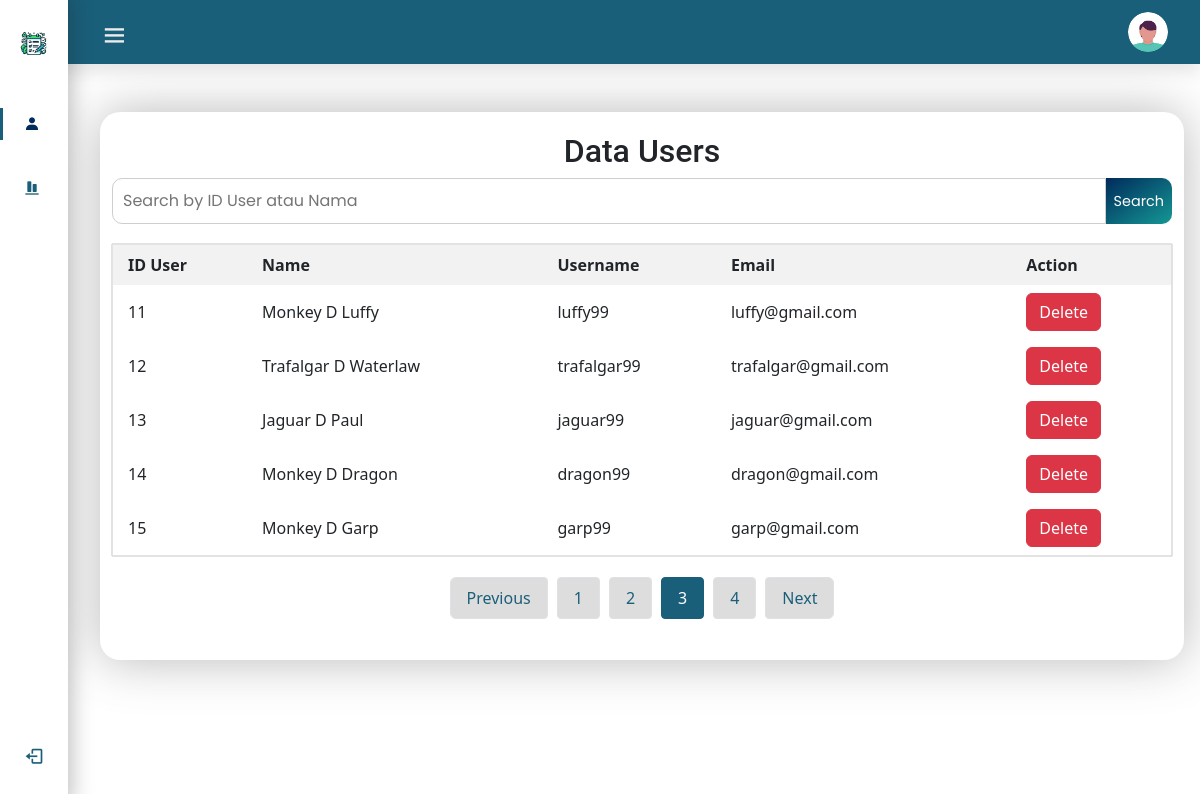
Screenshot of /admin/index-admin.php?page=3 (signed in) with the database file from the repository.
### tables this page shows
CREATE TABLE `users` (
  `id_user` int(11) NOT NULL,
  `name` varchar(70) NOT NULL,
  `username` varchar(50) NOT NULL,
  `email` varchar(50) NOT NULL,
  `password` varchar(255) NOT NULL
);

### admin/index-admin.php (the view, shortened to what this page needs)
<!DOCTYPE html>
<html lang="en">
<head>
    <link rel="stylesheet" href="https://cdn.jsdelivr.net/npm/bootstrap@5.0.0-beta1/dist/css/bootstrap.min.css">
    <link rel="stylesheet" href="https://cdn.jsdelivr.net/npm/bootstrap@5.0.0-beta1/dist/js/bootstrap.bundle.min.js">
    <link rel="stylesheet" href="https://cdnjs.cloudflare.com/ajax/libs/jquery/3.2.1/jquery.min.js">
    <link rel="stylesheet" href="https://cdn.jsdelivr.net/npm/boxicons@latest/css/boxicons.min.css">
    <link rel="stylesheet" href="https://cdnjs.cloudflare.com/ajax/libs/font-awesome/6.4.2/css/all.min.css">
    <link rel="stylesheet" href="../css/style-index-admin.css">
    <link href="https://cdn.jsdelivr.net/npm/bootstrap@5.3.2/dist/css/bootstrap.min.css" rel="stylesheet">
</head>
<body id="body-pd">
    <header class="header" id="header">
        <div class="header_toggle">
            <i class='bx bx-menu' id="header-toggle"></i>
        </div>
        <div class="header_img" id="profile-menu">
            <img src="../img/profile-picture.png" alt="">
        </div>
    </header>
    <div class="l-navbar" id="nav-bar">
        <nav class="nav">
            <div>
                <a href="#" class="nav_logo"><img src="../img/logo.png" alt=""></i> <span class="nav_logo-name">ADMIN ONLY!</span> </a>
                <div class="nav_list">
                    <a href="#" class="nav_link active"> <i class='bx bxs-user'></i><span class="nav_name">Data User</span> </a>
                    <a href="index-admin-log-user.php" class="nav_link"> <i class='bx bxs-objects-vertical-bottom'></i><span class="nav_name">Logs user</span> </a>
                </div>
            </div>
            <a href="../proses/logout-admin.php" class="nav_link"> <i class='bx bx-log-out nav_icon'></i> <span class="nav_name">SignOut</span> </a>
        </nav>
    </div>
    <div class="main-page">
        <div class="container">
            <h2>Data Users</h2>
            <form action="" method="post">
                <div class="search-bar">
                    <input type="text" class="search-input" placeholder="Search by ID User atau Nama" name="searchTerm">
                    <button class="search-btn" type="submit">Search</button>
                </div>
            </form>
            <table class="custom-table" style="box-shadow: 0px 0px 0.8px 0px #000000;">
                <thead>
                    <tr>
                        <th>ID User</th>
                        <th>Name</th>
                        <th>Username</th>
                        <th>Email</th>
                        <th>Action</th>
                    </tr>
                </thead>
                <tbody>
                    <?php
                    include "../proses/koneksi.php";
                    $limit = 5;
                    $page = isset($_GET['page']) ? $_GET['page'] : 1;
                    $start = ($page - 1) * $limit;
                    $whereClause = '';
                    $query = "SELECT id_user, name, username, email FROM users
                                $whereClause
                                LIMIT $start, $limit";
                    $result = $koneksi->query($query);
                    if ($result->num_rows > 0) {
                        while ($row = $result->fetch_assoc()) {
                            echo "<tr class='text-center'>";
                            echo "<td>" . $row["id_user"] . "</td>";
                            echo "<td>" . $row["name"] . "</td>";
                            echo "<td>" . $row["username"] . "</td>";
                            echo "<td>" . $row["email"] . "</td>";
                            echo '<td>
                <a href="#" class="btn btn-danger" data-bs-toggle="modal" data-bs-target="#deleteModal' . $row["id_user"] . '">Delete</a>
            </td>';
                            echo "</tr>";
                        }
                    } else {
                        echo "<tr><td colspan='7'>Data not found.</td></tr>";
                    }
                    ?>
                </tbody>
            </table>
            <?php
            include "../proses/koneksi.php";
            $queryTotal = "SELECT COUNT(id_user) as total FROM users";
            $resultTotal = $koneksi->query($queryTotal);
            $dataTotal = $resultTotal->fetch_assoc();
            $totalPages = ceil($dataTotal['total'] / $limit);
            $current_page = isset($_GET['page']) ? $_GET['page'] : 1;
            echo '<ul class="pagination justify-content-center">';
            if ($current_page > 1) {
                echo '<li class="page-item"><a class="page-link" href="?page=' . ($current_page - 1) . '">Previous</a></li>';
            }
            for ($i = 1; $i <= $totalPages; $i++) {
                echo '<li class="page-item ' . ($current_page == $i ? 'active' : '') . '"><a class="page-link" href="?page=' . $i . '">' . $i . '</a></li>';
            }
            if ($current_page < $totalPages) {
                echo '<li class="page-item"><a class="page-link" href="?page=' . ($current_page + 1) . '">Next</a></li>';
            }
            echo '</ul>';
            ?>
        </div>
    </div>
</body>
</html>

### css/style-index-admin.css (style rules this page uses)
:root { --header-height: 3rem; --nav-width: 68px; --first-color: #57C5B6; --first-color-light: #ececec; --second-color: #159895; --third-color: #1A5F7A; --fourth-color: #002B5B; --white-color: #F7F6FB; --white: #ffff; --body-font: 'Nunito', sans-serif; --normal-font-size: 1rem; --z-fixed: 100; --box-shadow: 0 .5rem 1rem rgba(0, 0, 0, .1); }
body { position: relative; margin: var(--header-height) 0 0 0; padding: 0 1rem; font-family: var(--body-font); font-size: var(--normal-font-size); transition: .5s }
a { text-decoration: none }
.header { width: 100%; height: var(--header-height); position: fixed; top: 0; left: 0; display: flex; align-items: center; justify-content: space-between; padding: 0 1rem; background-color: var(--third-color); z-index: var(--z-fixed); transition: .5s; box-shadow: var(--box-shadow); }
.header_toggle { color: var(--first-color-light); font-size: 1.8rem; cursor: pointer; padding-top: 10px; }
.header_img { width: 35px; height: 35px; display: flex; justify-content: center; border-radius: 50%; overflow: hidden; cursor: pointer; }
.header_img img { width: 40px }
.l-navbar { position: fixed; top: 0; left: -30%; width: var(--nav-width); height: 100vh; background-color: var(--white); padding: .5rem 1rem 0 0; transition: .5s; z-index: var(--z-fixed); box-shadow: 0px 0px 20px 4px rgba(27, 27, 27, 0.279); text-decoration: none; }
.nav { height: 100%; display: flex; flex-direction: column; justify-content: space-between; overflow: hidden }
.nav_link { display: grid; grid-template-columns: max-content max-content; align-items: center; column-gap: 1rem; padding: .5rem 0 .5rem 1.5rem; text-decoration: none; }
.nav_logo { margin-bottom: 2rem; display: grid; grid-template-columns: max-content max-content; align-items: center; column-gap: 1rem; padding: .5rem 0 .5rem 0.9rem; text-decoration: none; }
.nav_logo img { width: 40px; }
.nav_link { position: relative; color: var(--third-color); margin-bottom: 1.5rem; transition: .3s; }
.nav_icon { font-size: 1.25rem }
.active { color: var(--fourth-color); }
.active::before { content: ''; position: absolute; left: 0; width: 3px; height: 32px; background-color: var(--third-color); }
.main-page { margin-top: 7rem; }
.container { width: auto; background-color: #fff; padding: 20px; border-radius: 20px; box-shadow: 0px 0px 50px 0px rgba(84, 84, 84, 0.417); }
h2 { color: #333; font-family: 'roboto', sans-serif; text-align: center; font-weight: bold; }
.custom-table { width: 100%; border-collapse: collapse; margin-top: 20px; border: .1px solid #ddddddd0; }
.custom-table th, .custom-table td { padding: 8px; text-align: left; padding-left: 15px; }
.custom-table th { background-color: #f2f2f2; }
.search-bar { margin-bottom: 20px; justify-content: center; display: flex; }
.search-input { padding: 10px; width: 100%; border: 1px solid #cecece; border-top-left-radius: 10px; border-bottom-left-radius: 10px; font-family: 'poppins', sans-serif; transition: box-shadow 0.2s ease; }
.search-btn { padding: 8px; background-color: #4caf50; color: #fff; border: none; cursor: pointer; float: right; border-top-right-radius: 10px; border-bottom-right-radius: 10px; font-family: 'poppins',sans-serif; font-size: .9rem; background-image: linear-gradient(to bottom right, #002B5B ,#159895 ); }
.pagination { list-style-type: none; padding: 0; overflow: hidden; justify-content: center; display: flex; margin-top: 1rem; }
.pagination li { margin: 5px; }
.pagination a { display: block; padding: 8px 16px; text-decoration: none; color: #333; background-color: #ddd; border-radius: 4px; }
.pagination .page-item.active .page-link { background-color: var(--third-color); border-color: var(--third-color); }
.pagination .page-link { color: var(--third-color); }
@media screen and (min-width: 768px) { body { margin: calc(var(--header-height) + 1rem) 0 0 0; padding-left: calc(var(--nav-width) + 2rem) } }
@media screen and (min-width: 768px) { .header { height: calc(var(--header-height) + 1rem); padding: 0 2rem 0 calc(var(--nav-width) + 2rem) } }
@media screen and (min-width: 768px) { .header_img { width: 40px; height: 40px } }
@media screen and (min-width: 768px) { .header_img img { width: 45px } }
@media screen and (min-width: 768px) { .l-navbar { left: 0; padding: 1rem 1rem 0 0 } }

### rows the page displays
users: id_user "11", name "Monkey D Luffy", username "luffy99", email "luffy@gmail.com"
users: id_user "12", name "Trafalgar D Waterlaw", username "trafalgar99", email "trafalgar@gmail.com"
users: id_user "13", name "Jaguar D Paul", username "jaguar99", email "jaguar@gmail.com"
users: id_user "14", name "Monkey D Dragon", username "dragon99", email "dragon@gmail.com"
users: id_user "15", name "Monkey D Garp", username "garp99", email "garp@gmail.com"
